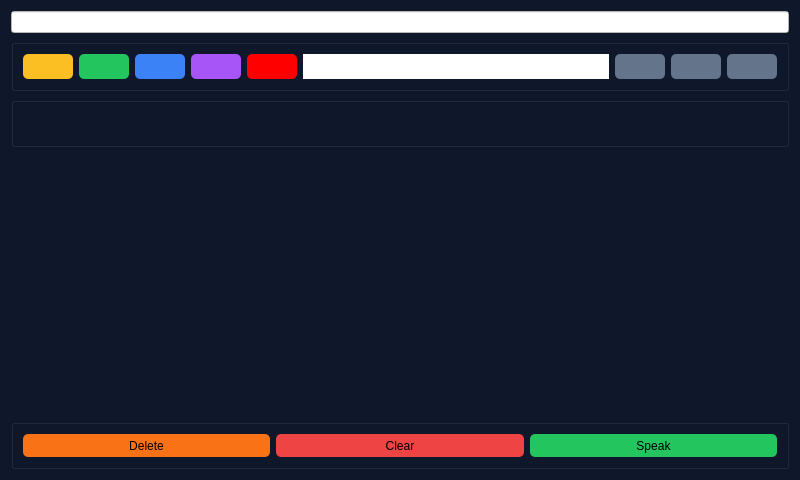
<?xml version="1.0" encoding="UTF-8"?>
<ui version="4.0">
 <class>Form</class>
 <widget class="QWidget" name="Form">
  <property name="geometry">
   <rect>
    <x>0</x>
    <y>0</y>
    <width>800</width>
    <height>480</height>
   </rect>
  </property>
  <property name="windowTitle">
   <string>Form</string>
  </property>
  <property name="styleSheet">
   <string notr="true">background-color: rgb(15, 23, 42);</string>
  </property>
  <layout class="QVBoxLayout" name="verticalLayout">
   <item>
    <widget class="QLineEdit" name="lineEdit">
     <property name="styleSheet">
      <string notr="true">background-color: #fff</string>
     </property>
    </widget>
   </item>
   <item>
    <widget class="QGroupBox" name="groupBox">
     <property name="sizePolicy">
      <sizepolicy hsizetype="Preferred" vsizetype="Fixed">
       <horstretch>0</horstretch>
       <verstretch>0</verstretch>
      </sizepolicy>
     </property>
     <property name="minimumSize">
      <size>
       <width>2</width>
       <height>0</height>
      </size>
     </property>
     <property name="title">
      <string/>
     </property>
     <layout class="QHBoxLayout" name="horizontalLayout">
      <item>
       <widget class="QPushButton" name="pushButton">
        <property name="sizePolicy">
         <sizepolicy hsizetype="Fixed" vsizetype="Minimum">
          <horstretch>0</horstretch>
          <verstretch>0</verstretch>
         </sizepolicy>
        </property>
        <property name="minimumSize">
         <size>
          <width>50</width>
          <height>0</height>
         </size>
        </property>
        <property name="styleSheet">
         <string notr="true">background-color: #fbbf24;border-radius: 5px;</string>
        </property>
        <property name="text">
         <string/>
        </property>
        <property name="icon">
         <iconset>
          <normaloff>svg/people.svg</normaloff>svg/people.svg</iconset>
        </property>
       </widget>
      </item>
      <item>
       <widget class="QPushButton" name="pushButton_2">
        <property name="sizePolicy">
         <sizepolicy hsizetype="Fixed" vsizetype="Minimum">
          <horstretch>0</horstretch>
          <verstretch>0</verstretch>
         </sizepolicy>
        </property>
        <property name="minimumSize">
         <size>
          <width>50</width>
          <height>0</height>
         </size>
        </property>
        <property name="styleSheet">
         <string notr="true">background-color: #22c55e; border-radius: 5px;</string>
        </property>
        <property name="text">
         <string/>
        </property>
        <property name="icon">
         <iconset>
          <normaloff>svg/cup2.svg</normaloff>svg/cup2.svg</iconset>
        </property>
       </widget>
      </item>
      <item>
       <widget class="QPushButton" name="pushButton_3">
        <property name="enabled">
         <bool>true</bool>
        </property>
        <property name="sizePolicy">
         <sizepolicy hsizetype="Fixed" vsizetype="Minimum">
          <horstretch>0</horstretch>
          <verstretch>0</verstretch>
         </sizepolicy>
        </property>
        <property name="minimumSize">
         <size>
          <width>50</width>
          <height>0</height>
         </size>
        </property>
        <property name="styleSheet">
         <string notr="true">background-color: #3b82f6; border-radius: 5px;</string>
        </property>
        <property name="text">
         <string/>
        </property>
        <property name="icon">
         <iconset>
          <normaloff>svg/play.svg</normaloff>svg/play.svg</iconset>
        </property>
       </widget>
      </item>
      <item>
       <widget class="QPushButton" name="pushButton_4">
        <property name="sizePolicy">
         <sizepolicy hsizetype="Fixed" vsizetype="Minimum">
          <horstretch>0</horstretch>
          <verstretch>0</verstretch>
         </sizepolicy>
        </property>
        <property name="minimumSize">
         <size>
          <width>50</width>
          <height>0</height>
         </size>
        </property>
        <property name="styleSheet">
         <string notr="true">background-color: #a855f7; border-radius: 5px;</string>
        </property>
        <property name="text">
         <string/>
        </property>
        <property name="icon">
         <iconset>
          <normaloff>svg/smile.svg</normaloff>svg/smile.svg</iconset>
        </property>
       </widget>
      </item>
      <item>
       <widget class="QPushButton" name="pushButton_10">
        <property name="sizePolicy">
         <sizepolicy hsizetype="Fixed" vsizetype="Minimum">
          <horstretch>0</horstretch>
          <verstretch>0</verstretch>
         </sizepolicy>
        </property>
        <property name="minimumSize">
         <size>
          <width>50</width>
          <height>0</height>
         </size>
        </property>
        <property name="styleSheet">
         <string notr="true">background-color: rgb(255, 0, 0); border-radius: 5px;</string>
        </property>
        <property name="text">
         <string/>
        </property>
        <property name="icon">
         <iconset>
          <normaloff>svg/star.svg</normaloff>svg/star.svg</iconset>
        </property>
       </widget>
      </item>
      <item>
       <widget class="QLabel" name="label">
        <property name="sizePolicy">
         <sizepolicy hsizetype="MinimumExpanding" vsizetype="Preferred">
          <horstretch>0</horstretch>
          <verstretch>0</verstretch>
         </sizepolicy>
        </property>
        <property name="minimumSize">
         <size>
          <width>50</width>
          <height>25</height>
         </size>
        </property>
        <property name="styleSheet">
         <string notr="true">background-color: #fff</string>
        </property>
        <property name="text">
         <string/>
        </property>
        <property name="alignment">
         <set>Qt::AlignCenter</set>
        </property>
       </widget>
      </item>
      <item>
       <widget class="QPushButton" name="pushButton_5">
        <property name="sizePolicy">
         <sizepolicy hsizetype="Fixed" vsizetype="Minimum">
          <horstretch>0</horstretch>
          <verstretch>0</verstretch>
         </sizepolicy>
        </property>
        <property name="minimumSize">
         <size>
          <width>50</width>
          <height>0</height>
         </size>
        </property>
        <property name="styleSheet">
         <string notr="true">background-color: #64748b; border-radius: 5px;</string>
        </property>
        <property name="text">
         <string/>
        </property>
        <property name="icon">
         <iconset>
          <normaloff>svg/left.svg</normaloff>svg/left.svg</iconset>
        </property>
       </widget>
      </item>
      <item>
       <widget class="QPushButton" name="pushButton_6">
        <property name="sizePolicy">
         <sizepolicy hsizetype="Fixed" vsizetype="Minimum">
          <horstretch>0</horstretch>
          <verstretch>0</verstretch>
         </sizepolicy>
        </property>
        <property name="minimumSize">
         <size>
          <width>50</width>
          <height>0</height>
         </size>
        </property>
        <property name="styleSheet">
         <string notr="true">background-color: #64748b; border-radius: 5px;</string>
        </property>
        <property name="text">
         <string/>
        </property>
        <property name="icon">
         <iconset>
          <normaloff>svg/right.svg</normaloff>svg/right.svg</iconset>
        </property>
       </widget>
      </item>
      <item>
       <widget class="QPushButton" name="pushButton_11">
        <property name="sizePolicy">
         <sizepolicy hsizetype="Fixed" vsizetype="Minimum">
          <horstretch>0</horstretch>
          <verstretch>0</verstretch>
         </sizepolicy>
        </property>
        <property name="minimumSize">
         <size>
          <width>50</width>
          <height>0</height>
         </size>
        </property>
        <property name="styleSheet">
         <string notr="true">background-color: #64748b; border-radius: 5px;</string>
        </property>
        <property name="text">
         <string/>
        </property>
        <property name="icon">
         <iconset>
          <normaloff>svg/settings.svg</normaloff>svg/settings.svg</iconset>
        </property>
       </widget>
      </item>
     </layout>
    </widget>
   </item>
   <item>
    <widget class="QGroupBox" name="groupBox_3">
     <property name="sizePolicy">
      <sizepolicy hsizetype="Expanding" vsizetype="Fixed">
       <horstretch>0</horstretch>
       <verstretch>0</verstretch>
      </sizepolicy>
     </property>
     <property name="minimumSize">
      <size>
       <width>778</width>
       <height>50</height>
      </size>
     </property>
     <property name="title">
      <string/>
     </property>
    </widget>
   </item>
   <item>
    <widget class="QStackedWidget" name="stackedWidget">
     <property name="currentIndex">
      <number>-1</number>
     </property>
    </widget>
   </item>
   <item>
    <widget class="QGroupBox" name="groupBox_2">
     <property name="sizePolicy">
      <sizepolicy hsizetype="Preferred" vsizetype="Fixed">
       <horstretch>0</horstretch>
       <verstretch>0</verstretch>
      </sizepolicy>
     </property>
     <property name="minimumSize">
      <size>
       <width>0</width>
       <height>50</height>
      </size>
     </property>
     <property name="title">
      <string/>
     </property>
     <property name="alignment">
      <set>Qt::AlignCenter</set>
     </property>
     <layout class="QHBoxLayout" name="horizontalLayout_2">
      <item>
       <widget class="QPushButton" name="pushButton_7">
        <property name="sizePolicy">
         <sizepolicy hsizetype="Minimum" vsizetype="Minimum">
          <horstretch>20</horstretch>
          <verstretch>0</verstretch>
         </sizepolicy>
        </property>
        <property name="minimumSize">
         <size>
          <width>10</width>
          <height>20</height>
         </size>
        </property>
        <property name="styleSheet">
         <string notr="true">background-color:#f97316; border-radius: 5px;</string>
        </property>
        <property name="text">
         <string>Delete</string>
        </property>
        <property name="icon">
         <iconset>
          <normaloff>svg/delete.svg</normaloff>svg/delete.svg</iconset>
        </property>
       </widget>
      </item>
      <item>
       <widget class="QPushButton" name="pushButton_8">
        <property name="sizePolicy">
         <sizepolicy hsizetype="Minimum" vsizetype="Minimum">
          <horstretch>20</horstretch>
          <verstretch>0</verstretch>
         </sizepolicy>
        </property>
        <property name="minimumSize">
         <size>
          <width>50</width>
          <height>20</height>
         </size>
        </property>
        <property name="styleSheet">
         <string notr="true">background-color:#ef4444; border-radius: 5px;</string>
        </property>
        <property name="text">
         <string>Clear</string>
        </property>
        <property name="icon">
         <iconset>
          <normaloff>svg/clear.svg</normaloff>svg/clear.svg</iconset>
        </property>
       </widget>
      </item>
      <item>
       <widget class="QPushButton" name="pushButton_9">
        <property name="sizePolicy">
         <sizepolicy hsizetype="Minimum" vsizetype="Minimum">
          <horstretch>20</horstretch>
          <verstretch>0</verstretch>
         </sizepolicy>
        </property>
        <property name="minimumSize">
         <size>
          <width>0</width>
          <height>20</height>
         </size>
        </property>
        <property name="styleSheet">
         <string notr="true">background-color:#22c55e; border-radius: 5px;</string>
        </property>
        <property name="text">
         <string>Speak</string>
        </property>
        <property name="icon">
         <iconset>
          <normaloff>svg/speak.svg</normaloff>svg/speak.svg</iconset>
        </property>
       </widget>
      </item>
     </layout>
    </widget>
   </item>
  </layout>
 </widget>
 <resources/>
 <connections/>
</ui>
